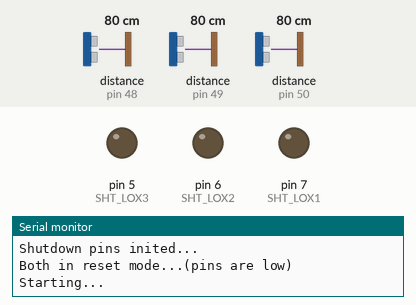
Bench run of a sketch on a simulated Arduino Uno, built with avr-gcc and run on an emulated ATmega328P. Shown: output pins drawn as LEDs (lit = HIGH), the last lines printed to the serial monitor. Inputs (shaded band) come from the test bench; at power-on: distance to the obstacle (sensors on pin 48, pin 49, pin 50) 80 cm.

Above: at 0.01 s.
At 1.2 s:
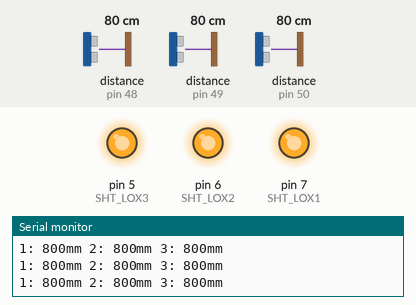
1.3 s: distance to the obstacle (sensor on pin 48) set to 250 cm
3.4 s: distance to the obstacle (sensor on pin 49) set to 250 cm
5.4 s: distance to the obstacle (sensor on pin 50) set to 250 cm
7.4 s: distance to the obstacle (sensor on pin 48) set to 2 cm
9.5 s: distance to the obstacle (sensor on pin 49) set to 2 cm
Timing chart, 0 to 12.5 s (numbered marks = the images above; inputs shaded):
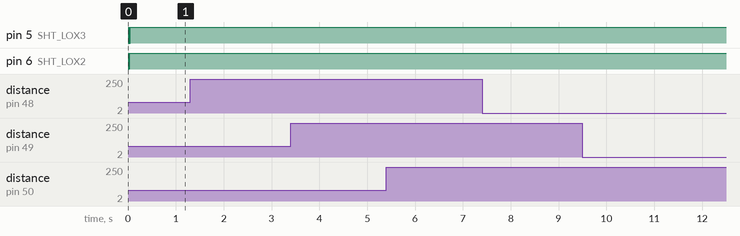

The sketch:

sketch_may01b.ino
```cpp
//WERKEND met 3 sensoren

#include "Adafruit_VL53L0X.h"

// address we will assign if dual sensor is present
#define LOX1_ADDRESS 0x30
#define LOX2_ADDRESS 0x31
#define LOX3_ADDRESS 0x32
int sensor1,sensor2,sensor3;


// set the pins to shutdown
#define SHT_LOX1 7
#define SHT_LOX2 6
#define SHT_LOX3 5

// objects for the vl53l0x
Adafruit_VL53L0X lox1 = Adafruit_VL53L0X();
Adafruit_VL53L0X lox2 = Adafruit_VL53L0X();
Adafruit_VL53L0X lox3 = Adafruit_VL53L0X();

// this holds the measurement
VL53L0X_RangingMeasurementData_t measure1;
VL53L0X_RangingMeasurementData_t measure2;
VL53L0X_RangingMeasurementData_t measure3;


void setID() {
  // all reset
  digitalWrite(SHT_LOX1, LOW);
  digitalWrite(SHT_LOX2, LOW);
  digitalWrite(SHT_LOX3, LOW);
  delay(10);
  // all unreset
  digitalWrite(SHT_LOX1, HIGH);
  digitalWrite(SHT_LOX2, HIGH);
  digitalWrite(SHT_LOX3, HIGH);
  delay(10);

  // activating LOX1 and reseting LOX2
  digitalWrite(SHT_LOX1, HIGH);
  digitalWrite(SHT_LOX2, LOW);
  digitalWrite(SHT_LOX3, LOW);

  // initing LOX1
  if(!lox1.begin(LOX1_ADDRESS)) {
    Serial.println(F("Failed to boot first VL53L0X"));
    while(1);
  }
  delay(10);

  // activating LOX2
  digitalWrite(SHT_LOX2, HIGH);
  delay(10);

  //initing LOX2
  if(!lox2.begin(LOX2_ADDRESS)) {
    Serial.println(F("Failed to boot second VL53L0X"));
    while(1);
  }
  delay(10);

  // activating LOX3
  digitalWrite(SHT_LOX3, HIGH);
  delay(10);

  //initing LOX3
  if(!lox3.begin(LOX3_ADDRESS)) {
    Serial.println(F("Failed to boot third VL53L0X"));
    while(1);
  }
}


void read_dual_sensors() {

  lox1.rangingTest(&measure1, false); // pass in 'true' to get debug data printout!
  lox2.rangingTest(&measure2, false); // pass in 'true' to get debug data printout!
  lox3.rangingTest(&measure3, false); // pass in 'true' to get debug data printout!

  // print sensor one reading
  Serial.print("1: ");
  if(measure1.RangeStatus != 4) {     // if not out of range
    sensor1 = measure1.RangeMilliMeter;
    Serial.print(sensor1);
    Serial.print("mm");
  } else {
    Serial.print("Out of range");
  }

  Serial.print(" ");

  // print sensor two reading
  Serial.print("2: ");
  if(measure2.RangeStatus != 4) {
    sensor2 = measure2.RangeMilliMeter;
    Serial.print(sensor2);
    Serial.print("mm");
  } else {
    Serial.print("Out of range");
  }

  Serial.print(" ");

  // print sensor three reading
  Serial.print("3: ");
  if(measure3.RangeStatus != 4) {
    sensor3 = measure3.RangeMilliMeter;
    Serial.print(sensor3);
    Serial.print("mm");
  } else {
    Serial.print("Out of range");
  }

  Serial.println();
}


void setup() {
  Serial.begin(115200);

  // wait until serial port opens for native USB devices
  while (! Serial) { delay(1); }

  pinMode(SHT_LOX1, OUTPUT);
  pinMode(SHT_LOX2, OUTPUT);
  pinMode(SHT_LOX3, OUTPUT);

  Serial.println("Shutdown pins inited...");

  digitalWrite(SHT_LOX1, LOW);
  digitalWrite(SHT_LOX2, LOW);
  digitalWrite(SHT_LOX3, LOW);

  Serial.println("Both in reset mode...(pins are low)");


  Serial.println("Starting...");
  setID();

}


void loop() {

  read_dual_sensors();
}
```
